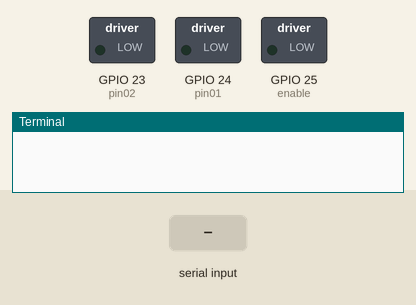
Recording of a program running on a simulated Raspberry Pi (BCM pin numbers). Shown: switched loads named in the program (green lamp = pin HIGH), the last lines printed to the terminal. The inputs (shaded band) are chosen by the test bench.

Above: at 1.2 s.
1.3 s: "w" typed at the terminal
At 2.5 s:
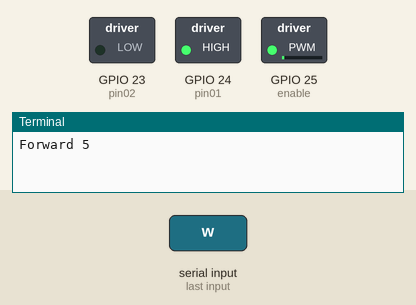
2.8 s: "s" typed at the terminal
At 3.6 s:
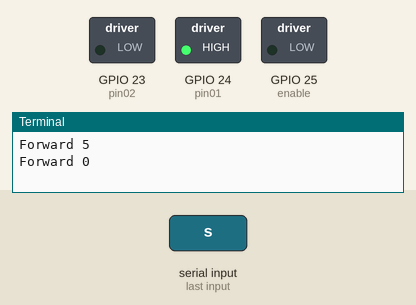
4.3 s: "s" typed at the terminal
At 5.0 s:
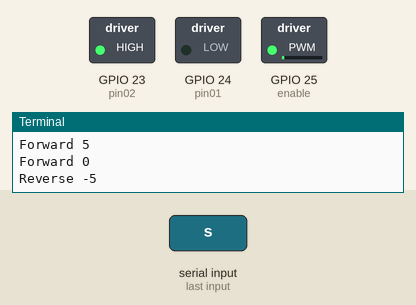
Timing chart, 0 to 7.3 s (numbered marks = the images above; inputs shaded):
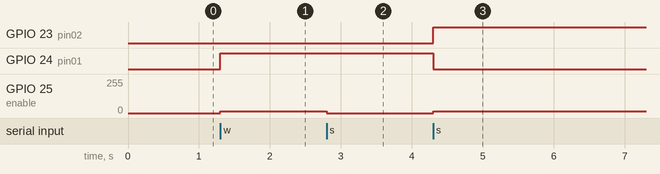

Measured:
- after the input at 1.3 s, GPIO 24 (pin01): LOW → HIGH at once; GPIO 25 (enable): 0/255 → 13/255 at once
- after the input at 2.8 s, GPIO 25 (enable): 13/255 → 0/255 at once
- after the input at 4.3 s, GPIO 23 (pin02): LOW → HIGH at once; GPIO 24 (pin01): HIGH → LOW at once; GPIO 25 (enable): 0/255 → 13/255 at once

The program:

throttle_control_pwm.py
```python
#!/usr/bin/env python3
import sys
import select
import tty
import termios
import RPi.GPIO as GPIO


THR_STEP = 5

old_settings = termios.tcgetattr(sys.stdin)

motor_pins = {'enable': 25, 'pin01': 24, 'pin02': 23}
steer_pins = {'enable': 17, 'pin01': 27, 'pin02': 22}


def setup():
    GPIO.setmode(GPIO.BCM)
    GPIO.setup(motor_pins['enable'], GPIO.OUT)
    GPIO.setup(motor_pins['pin01'], GPIO.OUT)
    GPIO.setup(motor_pins['pin02'], GPIO.OUT)

    return GPIO.PWM(motor_pins['enable'], 100)


def update(duty_cycle):
    duty_cycle = min(duty_cycle, 100)
    duty_cycle = max(duty_cycle, -100)
    if duty_cycle >= 0:
        print('Forward', duty_cycle)
        GPIO.output(motor_pins['pin01'], GPIO.HIGH)
        GPIO.output(motor_pins['pin02'], GPIO.LOW)
    else:
        print('Reverse', duty_cycle)
        GPIO.output(motor_pins['pin01'], GPIO.LOW)
        GPIO.output(motor_pins['pin02'], GPIO.HIGH)

    return duty_cycle


def loop(throttle_control):
    throttle_control.start(0)
    throttle = 0
    throttle_control.ChangeDutyCycle(throttle)

    while True:
        if has_input():
            c = sys.stdin.read(1)

            if c == '\x1b':
                print('Exit.')
                break
            elif c == 'w':
                throttle += THR_STEP
            elif c == 's':
                throttle -= THR_STEP
            elif c == ' ':
                throttle = 0
                print('Stop')
            else:
                print(c)

            throttle_control.ChangeDutyCycle(abs(update(throttle)))


def destroy():
    GPIO.output(motor_pins['enable'], GPIO.LOW)  # motor stop
    GPIO.cleanup()
    print('Cleaned up GPIO')


def has_input():
    return select.select([sys.stdin], [], [], 0) == ([sys.stdin], [], [])


if __name__ == '__main__':
    pwm_engine = setup()

    try:
        tty.setcbreak(sys.stdin.fileno())
        loop(pwm_engine)
    finally:
        destroy()
        termios.tcsetattr(sys.stdin, termios.TCSADRAIN, old_settings)
```
